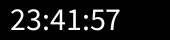
Frame 1 (no input)
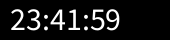
Frame 60 (the mouse pressed at the canvas centre just before this capture)
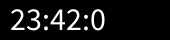
Frame 120 (the mouse held since frame 60 and released just before this capture)

The Processing sketch that drew these frames (run headless with seeded random() and noise(); from frame 60 on, the mouse is pressed at the canvas centre):

// Processing sketch: text
// ── text.pde
void setup() {
        size(170, 40);
}

void draw() {
        background(0);

        String hour_string = Integer.toString(hour());
        String minute_string = Integer.toString(minute());
        String second_string = Integer.toString(second());

        String time_string = hour_string + ":" + minute_string + ":" + second_string;

        textSize(32);
        text(time_string,10,30);
}
